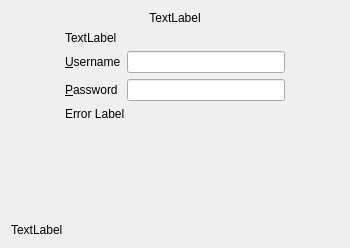
<?xml version="1.0" encoding="UTF-8"?>
<ui version="4.0">
 <class>OwncloudHttpCredsPage</class>
 <widget class="QWidget" name="OwncloudHttpCredsPage">
  <property name="geometry">
   <rect>
    <x>0</x>
    <y>0</y>
    <width>350</width>
    <height>248</height>
   </rect>
  </property>
  <property name="font">
   <font>
    <family>Microsoft Sans Serif</family>
   </font>
  </property>
  <property name="windowTitle">
   <string notr="true">Form</string>
  </property>
  <layout class="QGridLayout" name="gridLayout">
   <item row="5" column="1">
    <layout class="QHBoxLayout" name="resultLayout"/>
   </item>
   <item row="0" column="0" colspan="3">
    <widget class="QLabel" name="topLabel">
     <property name="text">
      <string notr="true">TextLabel</string>
     </property>
     <property name="textFormat">
      <enum>Qt::RichText</enum>
     </property>
     <property name="alignment">
      <set>Qt::AlignCenter</set>
     </property>
     <property name="wordWrap">
      <bool>true</bool>
     </property>
    </widget>
   </item>
   <item row="3" column="0">
    <spacer name="horizontalSpacer">
     <property name="orientation">
      <enum>Qt::Horizontal</enum>
     </property>
     <property name="sizeType">
      <enum>QSizePolicy::Fixed</enum>
     </property>
     <property name="sizeHint" stdset="0">
      <size>
       <width>48</width>
       <height>20</height>
      </size>
     </property>
    </spacer>
   </item>
   <item row="3" column="2">
    <spacer name="horizontalSpacer_2">
     <property name="orientation">
      <enum>Qt::Horizontal</enum>
     </property>
     <property name="sizeType">
      <enum>QSizePolicy::Fixed</enum>
     </property>
     <property name="sizeHint" stdset="0">
      <size>
       <width>48</width>
       <height>20</height>
      </size>
     </property>
    </spacer>
   </item>
   <item row="3" column="1">
    <layout class="QFormLayout" name="formLayout">
     <item row="0" column="0">
      <widget class="QLabel" name="usernameLabel">
       <property name="text">
        <string>&amp;Username</string>
       </property>
       <property name="buddy">
        <cstring>leUsername</cstring>
       </property>
      </widget>
     </item>
     <item row="1" column="0">
      <widget class="QLabel" name="passwordLabel">
       <property name="text">
        <string>&amp;Password</string>
       </property>
       <property name="buddy">
        <cstring>lePassword</cstring>
       </property>
      </widget>
     </item>
     <item row="2" column="0" colspan="2">
      <widget class="QLabel" name="errorLabel">
       <property name="text">
        <string notr="true">Error Label</string>
       </property>
       <property name="textFormat">
        <enum>Qt::RichText</enum>
       </property>
       <property name="openExternalLinks">
        <bool>true</bool>
       </property>
      </widget>
     </item>
     <item row="0" column="1">
      <widget class="QLineEdit" name="leUsername"/>
     </item>
     <item row="1" column="1">
      <widget class="QLineEdit" name="lePassword">
       <property name="echoMode">
        <enum>QLineEdit::Password</enum>
       </property>
      </widget>
     </item>
    </layout>
   </item>
   <item row="4" column="1">
    <spacer name="verticalSpacer">
     <property name="orientation">
      <enum>Qt::Vertical</enum>
     </property>
     <property name="sizeHint" stdset="0">
      <size>
       <width>20</width>
       <height>68</height>
      </size>
     </property>
    </spacer>
   </item>
   <item row="6" column="0" colspan="3">
    <widget class="QLabel" name="bottomLabel">
     <property name="text">
      <string notr="true">TextLabel</string>
     </property>
     <property name="textFormat">
      <enum>Qt::RichText</enum>
     </property>
    </widget>
   </item>
   <item row="1" column="1">
    <widget class="QLabel" name="tokenLabel">
     <property name="text">
      <string notr="true">TextLabel</string>
     </property>
     <property name="textFormat">
      <enum>Qt::RichText</enum>
     </property>
     <property name="wordWrap">
      <bool>true</bool>
     </property>
     <property name="openExternalLinks">
      <bool>true</bool>
     </property>
    </widget>
   </item>
  </layout>
 </widget>
 <resources/>
 <connections/>
</ui>
